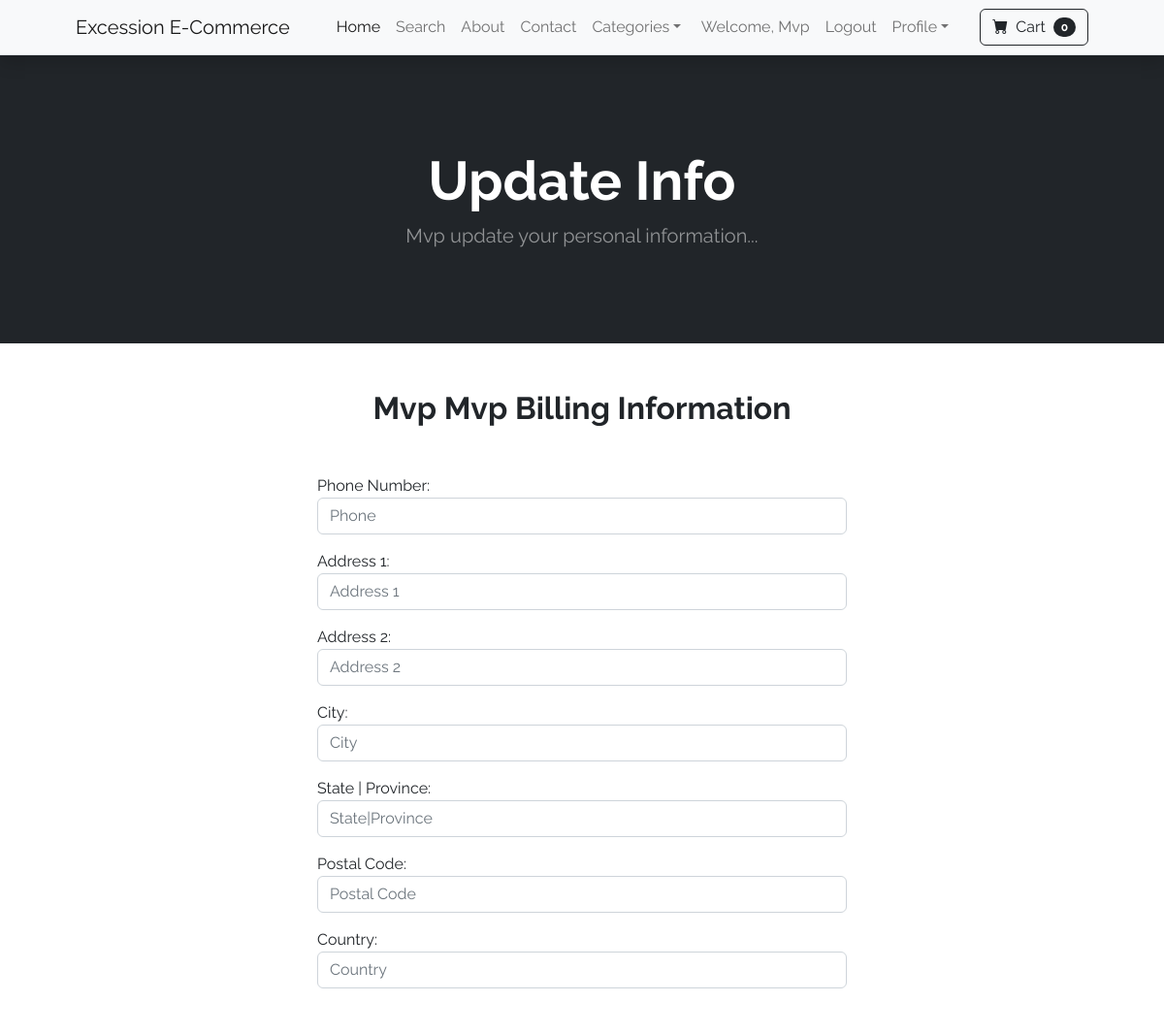
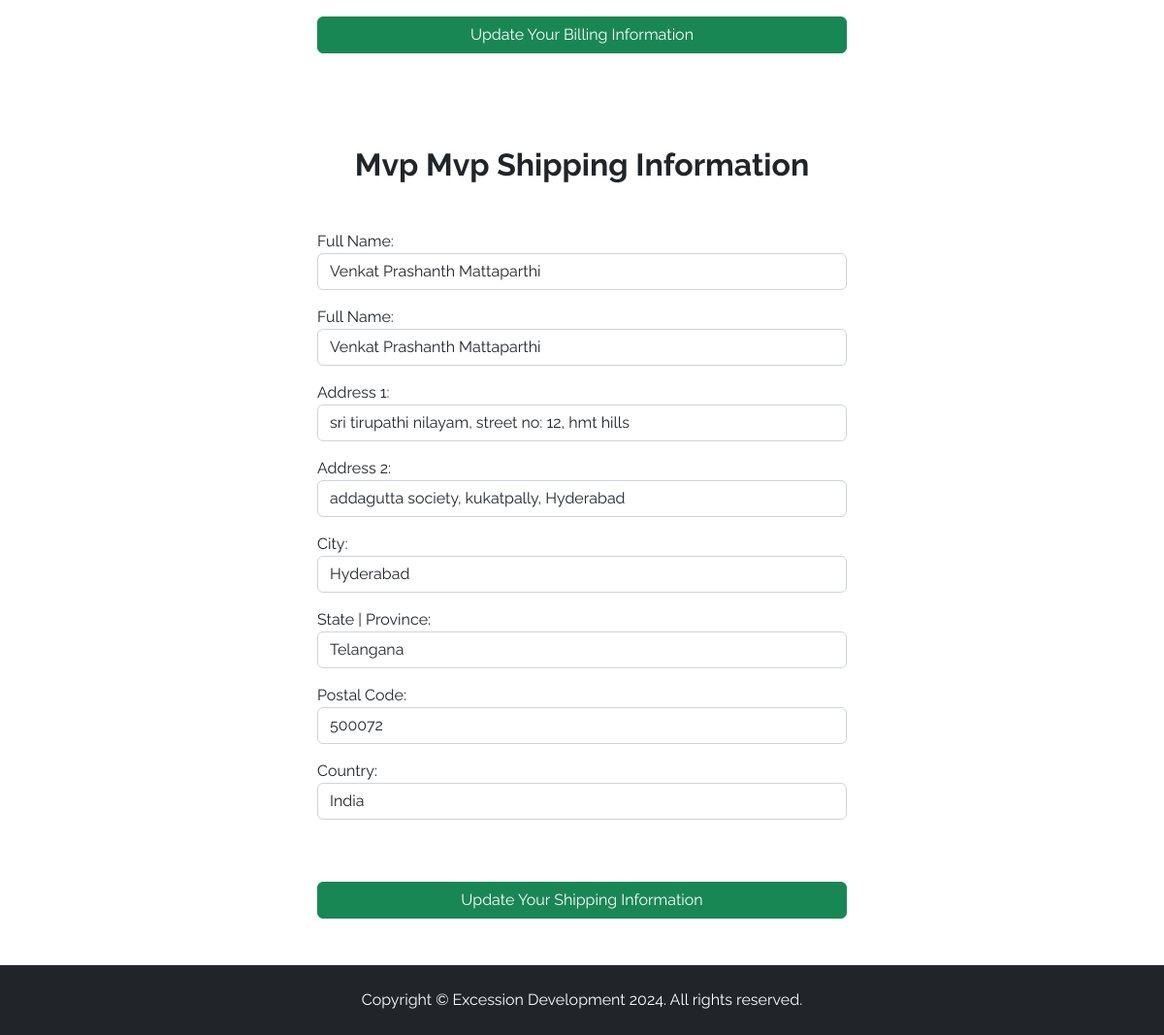
The page /update_info/ (signed in) on the database its author committed (2 pictures, top to bottom).
### payment/models.py (models this page shows, shortened)
class ShippingAddress(models.Model):
    user = models.ForeignKey(User, on_delete=models.CASCADE, null=True, blank=True)
    shipping_full_name = models.CharField(max_length=255)
    shipping_email = models.CharField(max_length=255)
    shipping_address1 = models.CharField(max_length=255)
    shipping_address2 = models.CharField(max_length=255, default="", blank=True)
    shipping_city = models.CharField(max_length=255)
    shipping_state = models.CharField(max_length=255, blank=True, default="N/A")
    shipping_postal_code = models.CharField(max_length=20, blank=True, default="N/A")
    shipping_country = models.CharField(max_length=255)
    class Meta:
        verbose_name_plural = "Shipping Address"

### store/views.py (the view, shortened to what this page needs)
# urls.py: path('update_info/', views.update_info, name='update-user-info'),
def update_info(request):
    if request.user.is_authenticated:
        current_user = Profile.objects.get(user__id=request.user.id)
        shipping_user = ShippingAddress.objects.get(user__id=request.user.id)
        form = UserInfoForm(request.POST or None, instance=current_user)
        shipping_form = ShippingForm(request.POST or None, instance=shipping_user)
        return render(
            request,
            "store/update_info.html",
            {"form": form, "shipping_form": shipping_form},
        )
    else:
        messages.info(request, "You must be authenticated to access this page!")
        return redirect("home")

### cart/cart.py (called while the page is built)
    def __len__(self):
        return len(self.cart)

### cart/context_processors.py (called while the page is built)
def cart(request):
    return {'cart': Cart(request)}

### templates/store/update_info.html (shortened to what this page needs)
{% extends 'base.html' %}
{% load static %}
{% block content %}
<header class="bg-dark py-5">
    <div class="container px-4 px-lg-5 my-5">
      <div class="text-center text-white">
        <h1 class="display-4 fw-bolder">Update Info</h1>
        <p class="lead fw-normal text-white-50 mb-4">
          {{ user.username|title }} update your personal information...
        </p>
      </div>
    </div>
  </header>
  <h2 class="fw-bold text-center mt-5">{{ user.first_name|title }} {{ user.last_name|title }} Billing Information</h2>
  <div class="container mt-5">
    <div class="row align-items-center">
      <div class="col-md-6 offset-md-3">
        <form method="POST" action="{% url 'update-user-info' %}">
          {{ form.as_p }}
          <button type="submit" class="btn btn-success w-100 my-5">Update Your Billing Information</button>
        </form>
      </div>
    </div>
  </div>
  <h2 class="fw-bold text-center mt-5">{{ user.first_name|title }} {{ user.last_name|title }} Shipping Information</h2>
  <div class="container mt-5">
    <div class="row align-items-center">
      <div class="col-md-6 offset-md-3">
        <form action="" method="post">
          {{ shipping_form.as_p }}
          <button type="submit" class="btn btn-success w-100 my-5">Update Your Shipping Information</button>
        </form>
      </div>
    </div>
  </div>
{% endblock content %}

### templates/partials/navbar.html (shortened to what this page needs)
<nav class="navbar navbar-expand-lg navbar-light bg-light border-bottom shadow">
  <div class="container px-4 px-lg-5">
    <a class="navbar-brand" href="{% url 'home' %}">Excession E-Commerce</a>
    <div class="collapse navbar-collapse" id="navbarSupportedContent">
      <ul class="navbar-nav me-auto mb-2 mb-lg-0 ms-lg-4">
        <li class="nav-item">
          <a class="nav-link active" aria-current="page" href="{% url 'home' %}">Home</a>
        </li>
        <li class="nav-item">
          <a class="nav-link" href="{% url 'search' %}">Search</a>
        </li>
        <li class="nav-item">
          <a class="nav-link" href="{% url 'about' %}">About</a>
        </li>
        <li class="nav-item">
          <a class="nav-link" href="{% url 'contact' %}">Contact</a>
        </li>
        <li class="nav-item dropdown">
          <a
            class="nav-link dropdown-toggle"
            id="navbarDropdown"
            href="#"
            role="button"
            data-bs-toggle="dropdown"
            aria-expanded="false"
            >Categories</a
          >
        </li>
      </ul>
      <ul class="navbar-nav ms-auto mb-2 mb-lg-0 me-lg-4">
        {% if user.is_authenticated %}
        <li class="nav-item">
          <a class="nav-link" href="#">Welcome, {{ user.username|title }}</a>
        </li>
        <li class="nav-item">
          <a class="nav-link" href="{% url 'logout' %}">Logout</a>
        </li>
        <li class="nav-item dropdown">
          <a
            class="nav-link dropdown-toggle"
            id="navbarDropdown"
            href="#"
            role="button"
            data-bs-toggle="dropdown"
            aria-expanded="false"
            >Profile</a
          >
        </li>
        {% endif %}
      </ul>
      <form class="d-flex">
        <a href="{% url 'cart-summary' %}" class="btn btn-outline-dark" type="submit">
          <i class="bi-cart-fill me-1"></i>
          Cart
          <span class="badge bg-dark text-white ms-1 rounded-pill" id="cart_quantity">{{ cart|length }}</span>
        </a>
      </form>
    </div>
  </div>
</nav>

### static/css/custom.css (style rules this page uses)
body { font-family: 'Raleway', sans-serif; }

### rows shown on the page
ShippingAddress: shipping_full_name "Venkat Prashanth Mattaparthi", shipping_email "Venkat Prashanth Mattaparthi", shipping_address1 "sri tirupathi nilayam, street no: 12, hmt hills", shipping_address2 "addagutta society, kukatpally, Hyderabad", shipping_city "Hyderabad", shipping_state "Telangana", shipping_postal_code "500072", shipping_country "India"

### other values the page prints
{{ user.username|title }} "Mvp"
{{ cart|length }} "0"
{{ user.first_name|title }} "Mvp"
{{ user.last_name|title }} "Mvp"
